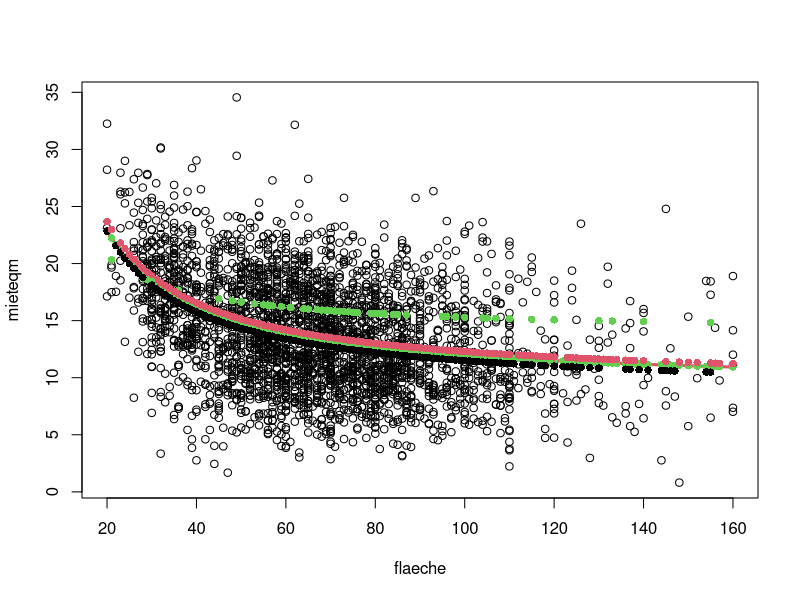
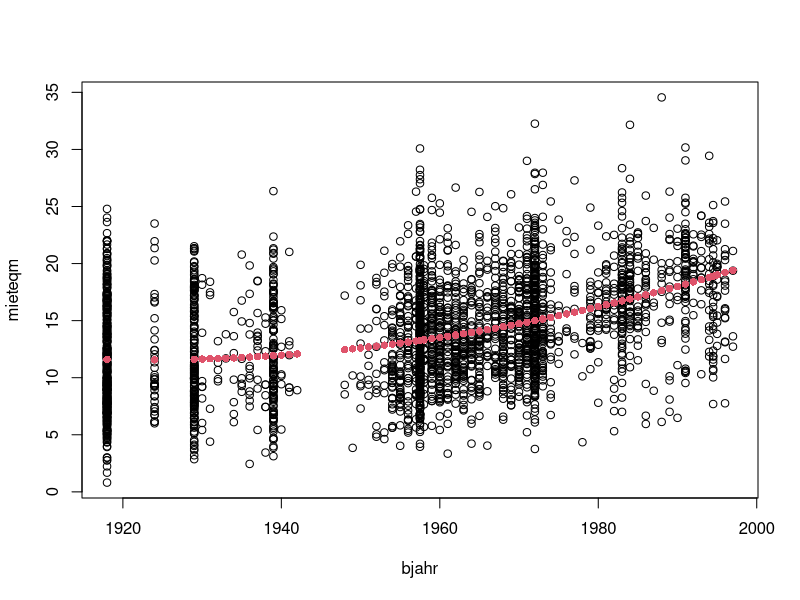
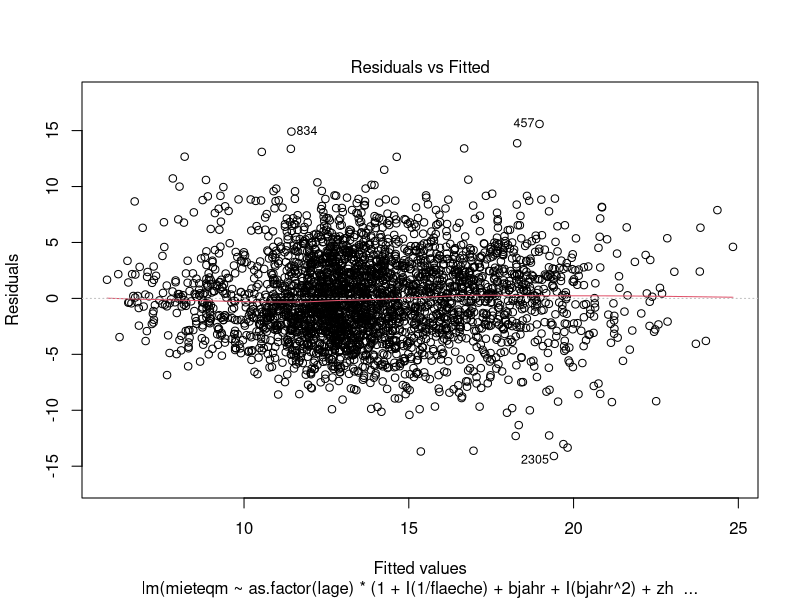
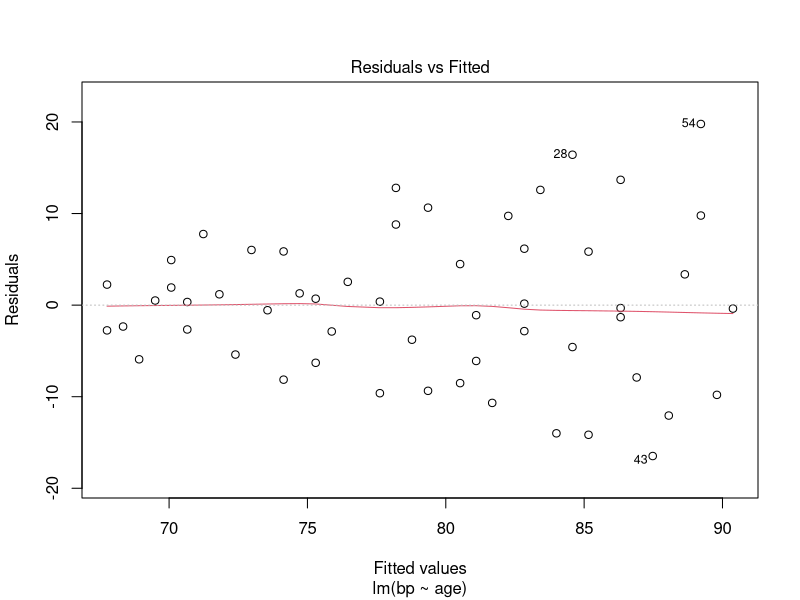
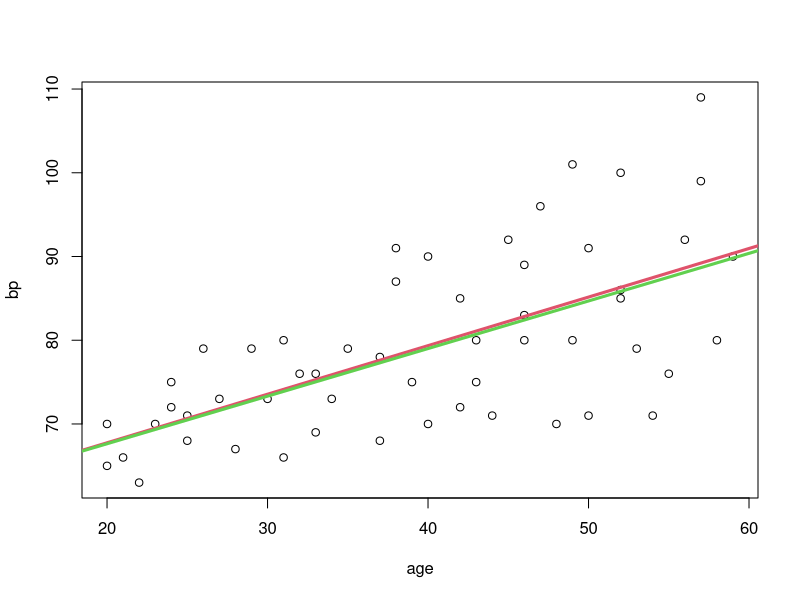
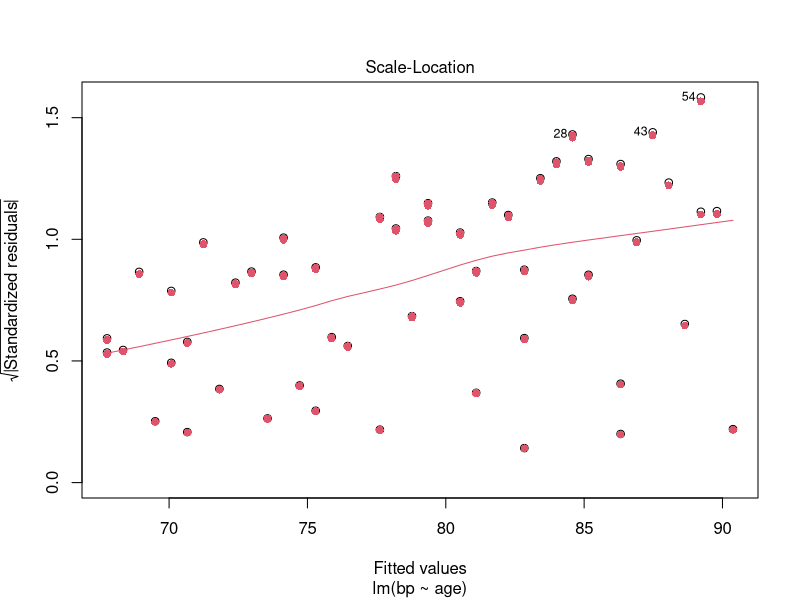

These figures' R source, in order:
miete.data <- read.csv("mietspiegel99.csv")
plot(mieteqm~flaeche, data=miete.data)

X <- cbind(1,1/miete.data$flaeche)
y <- miete.data$mieteqm

beta.hat <- solve(t(X) %*% X) %*% t(X) %*% y
beta.hat

abline(beta.hat)

x <- seq(20, 160,0.1)
points(x, beta.hat[1]+beta.hat[2]*1/x, type="l", col=2, lwd=3)

mieteqm.m1 <- lm(mieteqm~1 + I(1/flaeche), data=miete.data)
points(miete.data$flaeche, predict(mieteqm.m1), col=3, pch=16)
coef(mieteqm.m1)

mieteqm.m2 <- lm(mieteqm~1 + I(1/flaeche)+ as.factor(lage)
                 + as.factor(lage):I(1/flaeche), data=miete.data)
mieteqm.m3 <- lm(mieteqm~as.factor(lage)*I(1/flaeche), data=miete.data)

points(miete.data$flaeche, predict(mieteqm.m3), col=miete.data$lage, pch=16)


mieteqm.m4 <- lm(mieteqm~1+bjahr+I(bjahr^2), data=miete.data)
plot(mieteqm~bjahr, data=miete.data)
points(miete.data$bjahr, predict(mieteqm.m4), col=2, pch=16)

mieteqm.m5 <- lm(mieteqm~as.factor(lage)*I(1/flaeche)+bjahr+I(bjahr^2), data=miete.data)

mieteqm.m6 <- lm(mieteqm~as.factor(lage)*(1+I(1/flaeche)+bjahr+I(bjahr^2)), data=miete.data)

coef(mieteqm.m6)
mieteqm.m7 <- lm(mieteqm~as.factor(lage)*(1+I(1/flaeche)+bjahr+I(bjahr^2)+zh+kueche+bad), data=miete.data)

plot(mieteqm.m7, which=1)

100*predict(mieteqm.m1, newdata=data.frame(flaeche=100, bjahr=1950, lage=3,zh=1,bad=1,kueche=0))
100*predict(mieteqm.m2, newdata=data.frame(flaeche=100, bjahr=1950, lage=3,zh=1,bad=1,kueche=0))
100*predict(mieteqm.m3, newdata=data.frame(flaeche=100, bjahr=1950, lage=3,zh=1,bad=1,kueche=0))
100*predict(mieteqm.m4, newdata=data.frame(flaeche=100, bjahr=1950, lage=3,zh=1,bad=1,kueche=0))
100*predict(mieteqm.m5, newdata=data.frame(flaeche=100, bjahr=1950, lage=3,zh=1,bad=1,kueche=0))
100*predict(mieteqm.m6, newdata=data.frame(flaeche=100, bjahr=1950, lage=3,zh=1,bad=1,kueche=0))
100*predict(mieteqm.m7, newdata=data.frame(flaeche=100, bjahr=1950, lage=3,zh=1,bad=1,kueche=0))


bp.data <- read.csv("bloodpressure.csv", sep=";")
head(bp.data)

bp.m1 <- lm(bp~age, data=bp.data)
bp.m1
plot(bp.m1, which=1)


### gewichtete Methode der kleinsten quadrate
age.group <- cut(bp.data$age, breaks=seq(19,59,5))

variances <- tapply(bp.data$bp,age.group,var)

V <- diag(1/variances[match(age.group,names(variances))])

V[1:10,1:10]

X <- cbind(1, bp.data$age)
y <- bp.data$bp
beta.hat <- solve(t(X) %*% V %*% X) %*% t(X) %*% V %*% y

plot(bp~age, data=bp.data)
abline(bp.m1, col=2, lwd=3)
abline(beta.hat, col=3, lwd=3)+
  
# Uebung6
plot(bp.m1, which=3)
x = predict(bp.m1)
mean(residuals(bp.m1))
res.standard = residuals(bp.m1)/sd(residuals(bp.m1))
y = sqrt(abs(res.standard))
points(x,y, col=2, pch=16)
# Brauchen unterschiedliche Residuen -> man benoetigt unterschiedliche Varianzen
# Varinaz der Residuen
# e_i^^ = y_i - (beta_0^^+beta_1^^*x_i)
#  '-> Vektor der Residuen
# e_i^^ = y - Xeta^
# Cov(e^)=Cov(y-X*beta^^) = Cov(Y-X(X^T*X)^-1*X^T*y)
#                         = Cov((Id_n-X(X^T*X)^-1*X^T)y) = A*Cov(y)A^T
#                                                              '->sigma^2*Id_n
# sigma^2(Id_n-X(X^T*X)^-1*X^T)

# Sigma^2 schaetzen
# ~sigma^2 = 1/(n-(k+1))sum((y_i-x_i^T*beta^^)^2) = 1/(n-(k+1))*RSS
#                                                           '->1/(n-2)
sigma2.hat = 1/(52-2)* sum(residuals(bp.m1)^2)
cov.residuals = sigma2.hat * (diag(54)-X %*% solve(t(X) %*% X) %*% t(X))

var.residuals = diag(cov.residuals)
var.residuals

res.standard2 = residuals(bp.m1)/sqrt(var.residuals)
y2 = sqrt(abs(res.standard2))

points(x,y2, col=2, pch=16)
